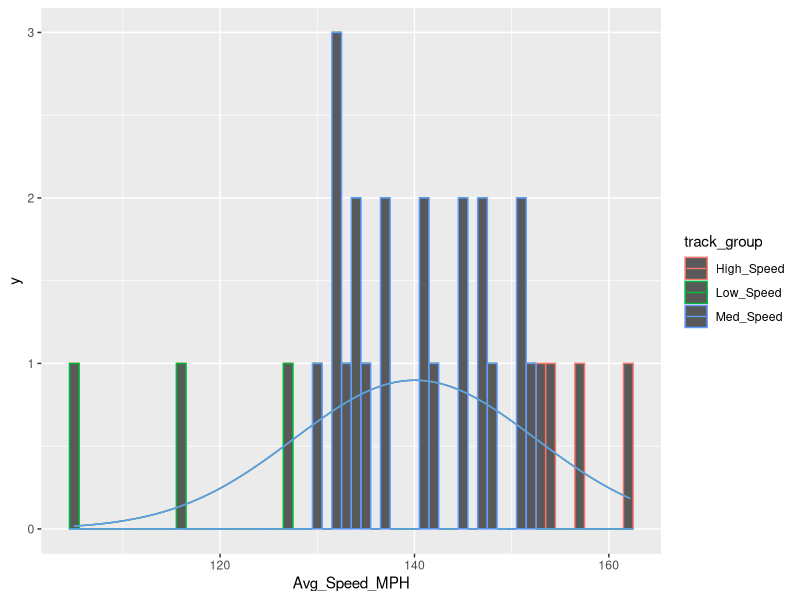
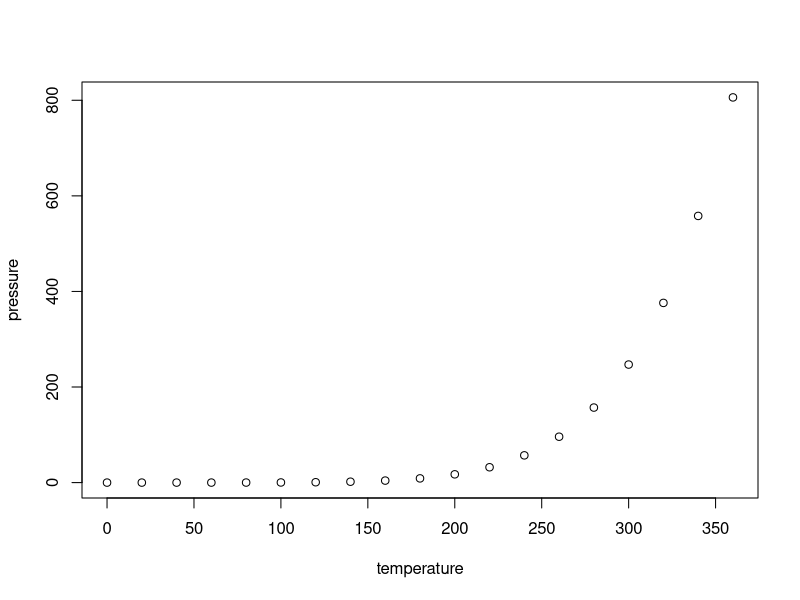

Source code (R) for these figures, in order:
## ---- chunk 1
knitr::opts_chunk$set(echo = TRUE)
## ---- chunk 2
library(tidyverse)
circuit <- read_csv("Circuits_AVG_Top10Dry.csv")
circuit <- transform(circuit, track_group = ifelse(Avg_Speed_MPH<127.6, 'Low_Speed',ifelse(Avg_Speed_MPH<152.4, 'Med_Speed','High_Speed')))

bw = 1
n_obs = sum(!is.na(circuit$Avg_Speed_MPH))

mean(circuit$Avg_Speed_MPH)
sd(circuit$Avg_Speed_MPH)

circuit %>% 
  ggplot(aes(x=Avg_Speed_MPH, color=track_group)) + 
  geom_histogram(binwidth=1) + 
  stat_function(fun=function(x) dnorm(x, mean=mean(circuit$Avg_Speed_MPH), sd = sd(circuit$Avg_Speed_MPH))* bw * n_obs)
  
## ---- chunk 3
#circuit <- read_csv("Circuits_AVG_Top10Dry.csv")
#avg_speed <- as.vector(circuit$Avg_Speed_MPH)
#hist(avg_speed,breaks = 80)

## ---- chunk 4
summary(cars)
## ---- chunk 5
plot(pressure)
